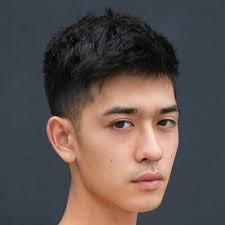
#> input picture data/initial_imgs/short_hairstyles/hairstyle0.jpg, 225 x 225 px, found by its file name; its folder holds 4 pictures in this run
$ python label_images.py
#> lines starting #> are read from the running program, lines starting #| are printed output that depends on the picture
import os
import numpy as np
from matplotlib import pyplot as plt
from matplotlib import image as mpimg
from roipoly import RoiPoly

# Save labeled region of interest image to a file. Remove extension of file and convert from png to csv
def create_labeled_file(roi_data, image_file_name, image_path):
    image_file_name = image_file_name[0:-3] + 'csv'
    image_file_path = os.path.join(image_path, image_file_name)
    image_file = open(image_file_path, "x")
    np.savetxt(image_file_path, roi_data)
    image_file.close()

# Setup figure to label hair region of interest
def label_image(folder_path, image_to_label):
#> called with image_to_label = 'hairstyle0.jpg'
    unlabeled_image_path = os.path.join(folder_path, image_to_label)
    img = mpimg.imread(unlabeled_image_path)
#> img is the input picture: shape (225, 225, 3); mean R, G, B 91.7, 81.3, 79.1

    # Show the image
    fig = plt.figure()
    plt.imshow(img, interpolation='nearest', cmap="Greys")
    plt.colorbar()
    plt.title("left click: line segment         right click or double click: close region")
    plt.show(block=False)
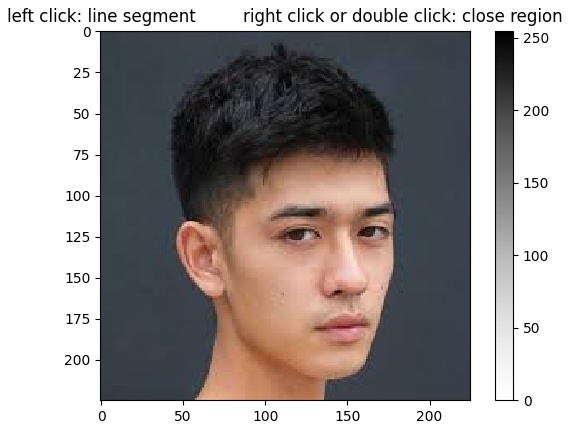
#> figure drawn by matplotlib, 2 panels

    # Let user draw first ROI
    hair_region_of_interest = RoiPoly(color='r', fig=fig)

    # Show ROI masks
    hair_mask = hair_region_of_interest.get_mask(img[:, :, 0])
    extra_mask = ~hair_mask

    plt.imshow(hair_mask,
            interpolation='nearest', cmap="Greys")
    plt.title('ROI masks of the two ROIs')
    plt.show()

    # hair_roi_pixels = img[hair_mask[:, :, 0]] # This gets pixels of region of interest
    # extra_roi_pixels = img[extra_mask]
    print(f"img shape: {img.shape}")
    print(f"mask shape: {hair_mask.shape}")
    create_labeled_file(hair_mask, image_to_label, os.path.join(os.getcwd(), 'data/masks/short_hairstyles'))
    # create_labeled_file(extra_roi_pixels, image_to_label, os.path.join(os.getcwd(), 'data/Extra_Labeled/long_hairstyles'))

# Main Code Loop
def main():
    folder = os.path.join(os.getcwd(), 'data/resized_imgs/short_hairstyles')
    for filename in os.listdir(folder):
        image_file_name = filename[0:-3] + 'csv'
        print(image_file_name)
        if image_file_name not in os.listdir('data/masks/short_hairstyles'): # Check if file is already labeled
            label_image(folder, filename)
#> (the call stopped at in label_image, `hair_region_of_interest = RoiPoly(color='r', fig=fig)`: roipoly is not available in this run)
#> pass 2 of the loop in main, `for filename in os.listdir(folder):`:
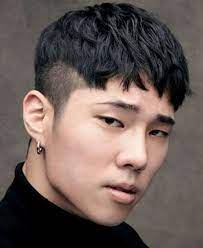
#> input picture data/initial_imgs/short_hairstyles/hairstyle1.jpg, 203 x 248 px, found by its file name
#> in label_image, img is the input picture: shape (248, 203, 3); mean R, G, B 106.4, 91.3, 86.9
#> in label_image (call 2), `plt.show(block=False)`:
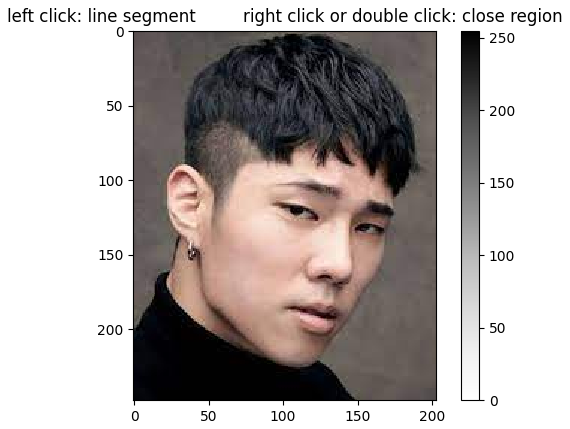
#> figure drawn by matplotlib, 2 panels
#> pass 3 of the loop in main, `for filename in os.listdir(folder):`:
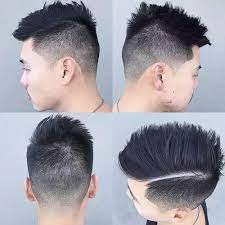
#> input picture data/initial_imgs/short_hairstyles/hairstyle10.jpg, 225 x 225 px, found by its file name
#> in label_image, img is the input picture: shape (225, 225, 3); mean R, G, B 153.7, 150.5, 159.5
#> in label_image (call 3), `plt.show(block=False)`:
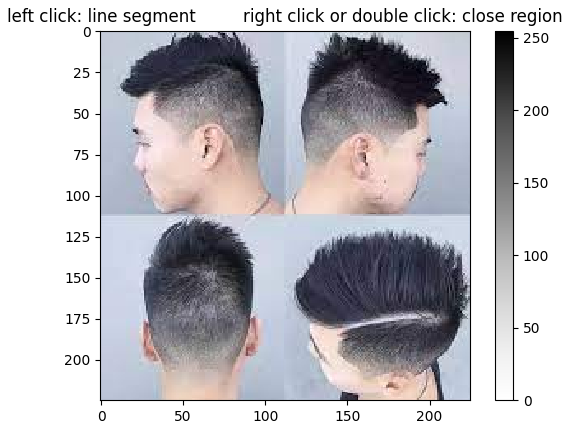
#> figure drawn by matplotlib, 2 panels
#> the loop made 4 passes; the first 3 are shown

if __name__ == '__main__':
    main()
